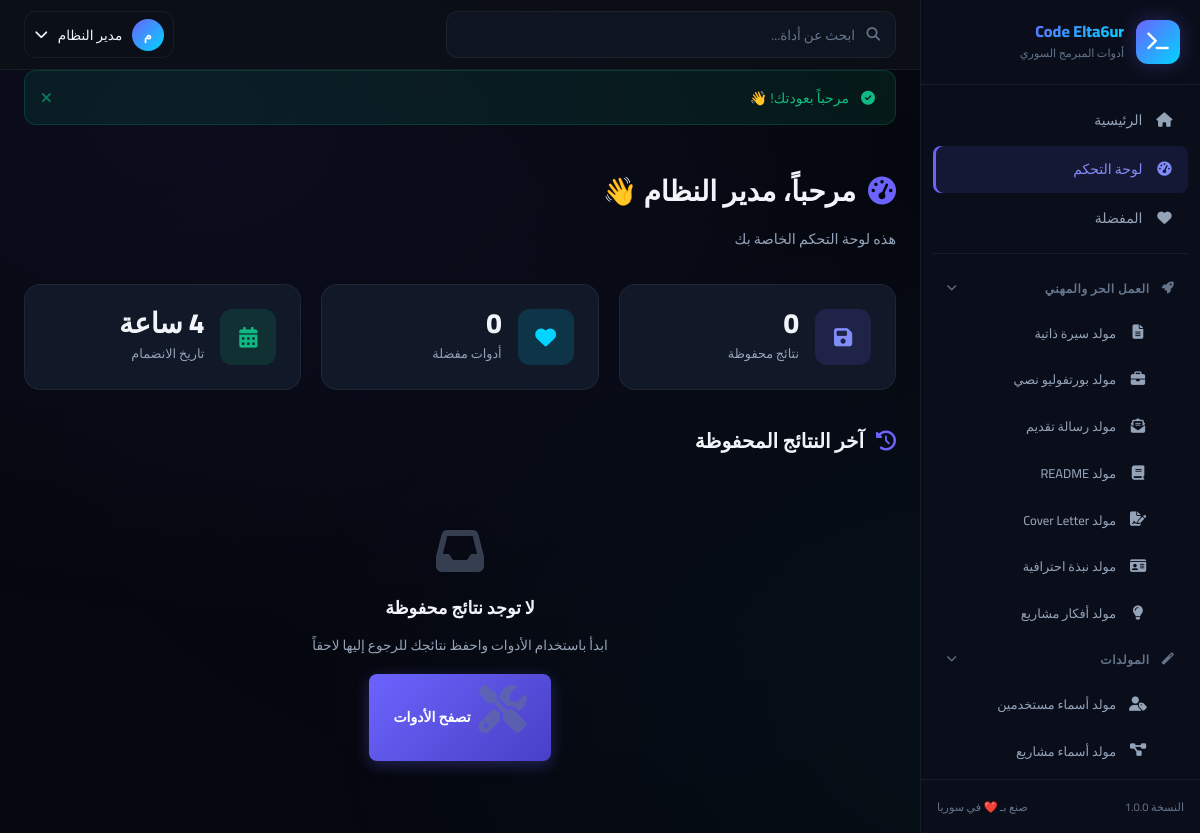
/user/dashboard.php (signed in), run on the app's committed database.
### tables this page shows
CREATE TABLE IF NOT EXISTS `tools` (
    `id` INT UNSIGNED AUTO_INCREMENT PRIMARY KEY,
    `name` VARCHAR(100) NOT NULL,
    `slug` VARCHAR(100) NOT NULL UNIQUE,
    `description` TEXT DEFAULT NULL,
    `icon` VARCHAR(50) DEFAULT 'fa-wrench',
    `category` VARCHAR(50) DEFAULT 'general',
    `status` TINYINT(1) DEFAULT 1,
    `sort_order` INT DEFAULT 0,
    `usage_count` INT UNSIGNED DEFAULT 0,
    `created_at` TIMESTAMP DEFAULT CURRENT_TIMESTAMP,
    INDEX `idx_slug` (`slug`),
    INDEX `idx_category` (`category`),
    INDEX `idx_status` (`status`)
);

CREATE TABLE IF NOT EXISTS `users` (
    `id` INT UNSIGNED AUTO_INCREMENT PRIMARY KEY,
    `name` VARCHAR(100) NOT NULL,
    `email` VARCHAR(255) NOT NULL UNIQUE,
    `password` VARCHAR(255) NOT NULL,
    `role` ENUM('user', 'admin') DEFAULT 'user',
    `avatar` VARCHAR(255) DEFAULT NULL,
    `bio` TEXT DEFAULT NULL,
    `created_at` TIMESTAMP DEFAULT CURRENT_TIMESTAMP,
    `updated_at` TIMESTAMP DEFAULT CURRENT_TIMESTAMP ON UPDATE CURRENT_TIMESTAMP,
    INDEX `idx_email` (`email`),
    INDEX `idx_role` (`role`)
);

### includes/auth.php (called while the page is built, shortened)
<?php
function isLoggedIn() {
    return isset($_SESSION['logged_in']) && $_SESSION['logged_in'] === true;
}
function getCurrentUser() {
    $db = getDB();
    $stmt = $db->prepare("SELECT id, name, email, role, avatar, bio, created_at FROM users WHERE id = ?");
    $stmt->execute([$_SESSION['user_id']]);
    return $stmt->fetch();
}

### includes/functions.php (called while the page is built, shortened)
<?php
function sanitize($input) {
    return htmlspecialchars(strip_tags(trim($input)), ENT_QUOTES, 'UTF-8');
}
function getAllTools($activeOnly = true) {
    $db = getDB();
    $sql = "SELECT * FROM tools";
    if ($activeOnly) {
        $sql .= " WHERE status = 1";
    }
    $sql .= " ORDER BY sort_order ASC";
    return $db->query($sql)->fetchAll();
}
function getFavorites($userId) {
    $db = getDB();
    $stmt = $db->prepare("
        SELECT t.* FROM favorites f
        JOIN tools t ON f.tool_id = t.id
        WHERE f.user_id = ? AND t.status = 1
        ORDER BY f.created_at DESC
    ");
    $stmt->execute([$userId]);
    return $stmt->fetchAll();
}
function formatDate($date) {
    $timestamp = strtotime($date);
    $diff = time() - $timestamp;
    if ($diff < 86400) return floor($diff / 3600) . ' ساعة';
    return date('Y/m/d', $timestamp);
}
function getUserOutputsCount($userId) {
    $db = getDB();
    $stmt = $db->prepare("SELECT COUNT(*) as count FROM user_outputs WHERE user_id = ?");
    $stmt->execute([$userId]);
    return $stmt->fetch()['count'];
}

### user/dashboard.php (the view, shortened to what this page needs)
<?php
$currentPage = 'dashboard';
$user = getCurrentUser();
$outputsCount = getUserOutputsCount($_SESSION['user_id']);
$favorites = getFavorites($_SESSION['user_id']);
$recentOutputs = getUserOutputs($_SESSION['user_id'], 5);
include __DIR__ . '/../includes/header.php';
?>
<div class="page-header">
    <h1 class="page-title">
        <i class="fas fa-tachometer-alt"></i>
        مرحباً، <?= sanitize($user['name']) ?> 👋
    </h1>
    <p class="page-subtitle">هذه لوحة التحكم الخاصة بك</p>
</div>
<div class="stats-grid">
    <div class="stat-card">
        <div class="stat-icon purple">
            <i class="fas fa-save"></i>
        </div>
        <div>
            <div class="stat-value"><?= $outputsCount ?></div>
            <div class="stat-label">نتائج محفوظة</div>
        </div>
    </div>
    <div class="stat-card">
        <div class="stat-icon blue">
            <i class="fas fa-heart"></i>
        </div>
        <div>
            <div class="stat-value"><?= count($favorites) ?></div>
            <div class="stat-label">أدوات مفضلة</div>
        </div>
    </div>
    <div class="stat-card">
        <div class="stat-icon green">
            <i class="fas fa-calendar-alt"></i>
        </div>
        <div>
            <div class="stat-value"><?= formatDate($user['created_at']) ?></div>
            <div class="stat-label">تاريخ الانضمام</div>
        </div>
    </div>
</div>
<h2 class="section-title">
    <i class="fas fa-history"></i>
    آخر النتائج المحفوظة
</h2>
<?php if (!empty($recentOutputs)): ?>
<div class="table-container">
    <table>
        <thead>
            <tr>
                <th>العنوان</th>
                <th>الأداة</th>
                <th>التاريخ</th>
                <th>إجراءات</th>
            </tr>
        </thead>
        <tbody>
            <?php foreach ($recentOutputs as $output): ?>
            <tr>
                <td><?= sanitize($output['title'] ?: 'بدون عنوان') ?></td>
                <td>
                    <span class="badge badge-primary">
                        <i class="fas <?= $output['tool_icon'] ?>" style="margin-left:0.3rem"></i>
                        <?= sanitize($output['tool_name']) ?>
                    </span>
                </td>
                <td style="color:var(--text-muted)"><?= formatDate($output['created_at']) ?></td>
                <td>
                    <a href="saved-outputs.php?view=<?= $output['id'] ?>" class="btn btn-ghost btn-sm">
                        <i class="fas fa-eye"></i>
                    </a>
                </td>
            </tr>
            <?php endforeach; ?>
        </tbody>
    </table>
</div>
<div style="margin-top:1rem">
    <a href="saved-outputs.php" class="btn btn-ghost btn-sm">عرض الكل <i class="fas fa-arrow-left"></i></a>
</div>
<?php else: ?>
<div class="empty-state">
    <i class="fas fa-inbox"></i>
    <h3>لا توجد نتائج محفوظة</h3>
    <p>ابدأ باستخدام الأدوات واحفظ نتائجك للرجوع إليها لاحقاً</p>
    <a href="<?= BASE_URL ?>" class="btn btn-primary" style="margin-top:1rem">
        <i class="fas fa-tools"></i> تصفح الأدوات
    </a>
</div>
<?php endif; ?>
<?php include __DIR__ . '/../includes/footer.php'; ?>

### includes/sidebar.php (shortened to what this page needs)
<?php
$categories = [
    'career' => ['name' => 'العمل الحر والمهني', 'icon' => 'fa-rocket'],
    'generators' => ['name' => 'المولدات', 'icon' => 'fa-magic'],
    'text' => ['name' => 'النصوص والأكواد', 'icon' => 'fa-code'],
    'productivity' => ['name' => 'الإنتاجية', 'icon' => 'fa-chart-line']
];
try {
    $allTools = getAllTools();
    $toolsByCategory = [];
    foreach ($allTools as $tool) {
        $toolsByCategory[$tool['category']][] = $tool;
    }
} catch (Exception $e) {
    $toolsByCategory = [];
}
?>
<aside class="sidebar" id="sidebar">
    <div class="sidebar-header">
        <a href="<?= BASE_URL ?>" class="sidebar-logo">
            <div class="logo-icon">
                <i class="fas fa-terminal"></i>
            </div>
            <div class="logo-text">
                <span class="logo-title">Code Elta6ur</span>
                <span class="logo-subtitle">أدوات المبرمج السوري</span>
            </div>
        </a>
    </div>
    <nav class="sidebar-nav">
        <a href="<?= BASE_URL ?>" class="nav-item <?= $currentPage === 'home' ? 'active' : '' ?>">
            <i class="fas fa-home"></i>
            <span>الرئيسية</span>
        </a>
        <?php if (isLoggedIn()): ?>
        <a href="<?= BASE_URL ?>user/dashboard.php" class="nav-item <?= $currentPage === 'dashboard' ? 'active' : '' ?>">
            <i class="fas fa-tachometer-alt"></i>
            <span>لوحة التحكم</span>
        </a>
        <a href="<?= BASE_URL ?>user/favorites.php" class="nav-item <?= $currentPage === 'favorites' ? 'active' : '' ?>">
            <i class="fas fa-heart"></i>
            <span>المفضلة</span>
        </a>
        <?php endif; ?>
        <div class="nav-divider"></div>
        <?php foreach ($categories as $catKey => $catInfo): ?>
        <div class="nav-group">
            <div class="nav-group-title">
                <i class="fas <?= $catInfo['icon'] ?>"></i>
                <span><?= $catInfo['name'] ?></span>
                <i class="fas fa-chevron-down nav-group-arrow"></i>
            </div>
            <div class="nav-group-items">
                <?php if (isset($toolsByCategory[$catKey])): ?>
                <?php foreach ($toolsByCategory[$catKey] as $tool): ?>
                <a href="<?= BASE_URL ?>tool.php?slug=<?= $tool['slug'] ?>"
                   class="nav-item nav-sub-item <?= (isset($currentTool) && $currentTool === $tool['slug']) ? 'active' : '' ?>">
                    <i class="fas <?= $tool['icon'] ?>"></i>
                    <span><?= sanitize($tool['name']) ?></span>
                </a>
                <?php endforeach; ?>
                <?php endif; ?>
            </div>
        </div>
        <?php endforeach; ?>
    </nav>
    <div class="sidebar-footer">
        <div class="sidebar-footer-text">
            <span>النسخة <?= APP_VERSION ?></span>
            <span>صنع بـ ❤️ في سوريا</span>
        </div>
    </div>
</aside>

### data on the page
tools: name "مولد سيرة ذاتية"
tools: name "مولد بورتفوليو نصي"
tools: name "مولد رسالة تقديم"
tools: name "مولد README"
tools: name "مولد Cover Letter"
tools: name "مولد نبذة احترافية"
tools: name "مولد أفكار مشاريع"
tools: name "مولد أسماء مستخدمين"
tools: name "مولد أسماء مشاريع"
users: name "مدير النظام", created_at "4 ساعة"

### other printed values
$catInfo['name'] "العمل الحر والمهني"
$catInfo['name'] "المولدات"
APP_VERSION "1.0.0"
mb_substr($_SESSION['user_name'], 0, 1) "م"
$_SESSION['user_name'] "مدير النظام"
$flash['message'] "مرحباً بعودتك! 👋"
$outputsCount "0"
count($favorites) "0"
